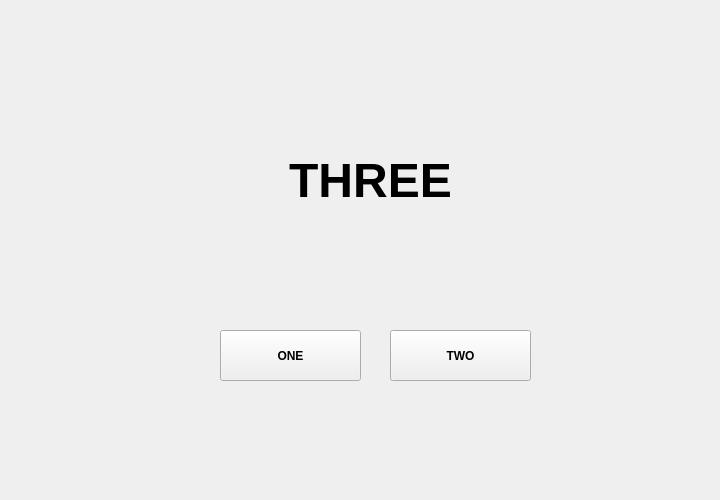
<?xml version="1.0" encoding="UTF-8"?>
<ui version="4.0">
 <class>Three</class>
 <widget class="QWidget" name="Three">
  <property name="geometry">
   <rect>
    <x>0</x>
    <y>0</y>
    <width>720</width>
    <height>500</height>
   </rect>
  </property>
  <property name="windowTitle">
   <string>Form</string>
  </property>
  <widget class="QLabel" name="label">
   <property name="geometry">
    <rect>
     <x>230</x>
     <y>140</y>
     <width>281</width>
     <height>81</height>
    </rect>
   </property>
   <property name="font">
    <font>
     <family>Arial</family>
     <pointsize>36</pointsize>
     <weight>75</weight>
     <bold>true</bold>
    </font>
   </property>
   <property name="text">
    <string>THREE</string>
   </property>
   <property name="alignment">
    <set>Qt::AlignCenter</set>
   </property>
  </widget>
  <widget class="QPushButton" name="twoBtn">
   <property name="geometry">
    <rect>
     <x>390</x>
     <y>330</y>
     <width>141</width>
     <height>51</height>
    </rect>
   </property>
   <property name="font">
    <font>
     <family>Arial</family>
     <weight>75</weight>
     <bold>true</bold>
    </font>
   </property>
   <property name="text">
    <string>TWO</string>
   </property>
  </widget>
  <widget class="QPushButton" name="oneBtn">
   <property name="geometry">
    <rect>
     <x>220</x>
     <y>330</y>
     <width>141</width>
     <height>51</height>
    </rect>
   </property>
   <property name="font">
    <font>
     <family>Arial</family>
     <weight>75</weight>
     <bold>true</bold>
    </font>
   </property>
   <property name="text">
    <string>ONE</string>
   </property>
  </widget>
 </widget>
 <resources/>
 <connections/>
</ui>
